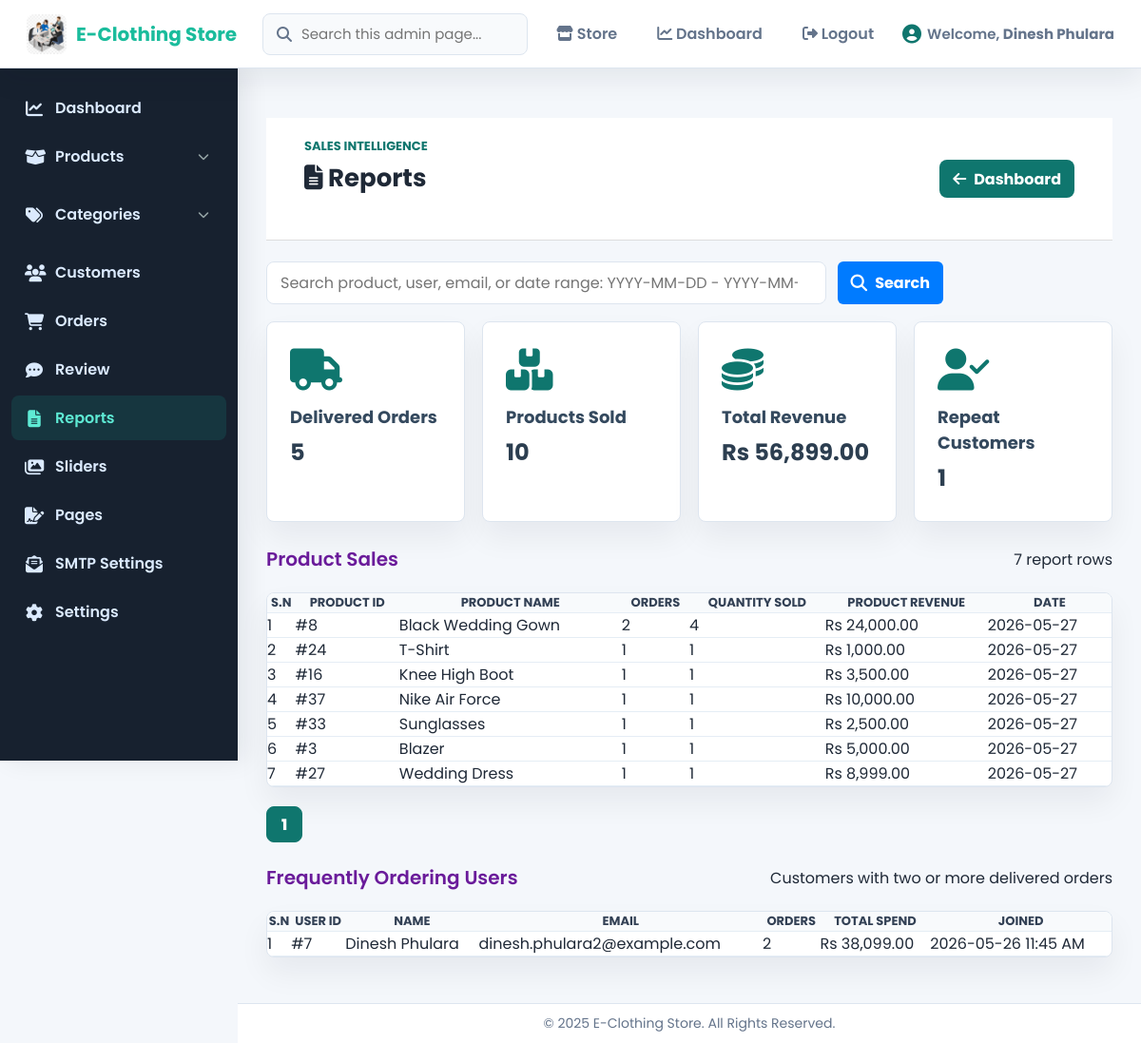
/Admin/report.php (signed in), run on the app's committed database.
### tables this page shows
CREATE TABLE `store_settings` (
  `id` int NOT NULL AUTO_INCREMENT,
  `store_name` varchar(255) NOT NULL,
  `store_logo` varchar(255) DEFAULT NULL,
  `contact_number` varchar(50) DEFAULT NULL,
  `store_email` varchar(255) DEFAULT NULL,
  `store_address` varchar(255) DEFAULT NULL,
  `store_information` text,
  `established_date` varchar(50) DEFAULT NULL,
  `currency_code` varchar(10) NOT NULL DEFAULT 'NPR',
  `currency_symbol` varchar(20) NOT NULL DEFAULT 'Rs',
  PRIMARY KEY (`id`)
);

CREATE TABLE `product` (
  `id` int NOT NULL AUTO_INCREMENT,
  `name` varchar(100) DEFAULT NULL,
  `description` text,
  `price` decimal(10,2) DEFAULT NULL,
  `quantity` int DEFAULT NULL,
  `sku` varchar(100) DEFAULT NULL,
  `category_id` int DEFAULT NULL,
  `image` varchar(255) DEFAULT NULL,
  `created_at` datetime DEFAULT CURRENT_TIMESTAMP,
  `deleted_at` datetime DEFAULT NULL,
  PRIMARY KEY (`id`),
  KEY `category_id` (`category_id`),
  CONSTRAINT `product_ibfk_1` FOREIGN KEY (`category_id`) REFERENCES `category` (`id`) ON DELETE CASCADE
);

CREATE TABLE `users` (
  `id` int NOT NULL AUTO_INCREMENT,
  `name` varchar(200) NOT NULL,
  `email` varchar(100) NOT NULL,
  `password` varchar(255) NOT NULL,
  `image` varchar(255) DEFAULT NULL,
  `user_type` varchar(50) DEFAULT 'user',
  `created_at` datetime DEFAULT CURRENT_TIMESTAMP,
  `deleted_at` datetime DEFAULT NULL,
  PRIMARY KEY (`id`),
  UNIQUE KEY `email` (`email`)
);

### Admin/report.php (the view, shortened to what the rows shown need)
<?php
include '../includes/header.php';
$limit = 8;
$page = max(1, (int) ($_GET['page'] ?? 1));
$offset = ($page - 1) * $limit;
$where = "WHERE LOWER(o.order_status) = 'delivered' AND o.deleted_at IS NULL";
$reportSql = "
    SELECT
        p.id AS product_id,
        p.name AS product_name,
        DATE(o.created_at) AS ordered_date,
        COUNT(DISTINCT o.id) AS order_count,
        SUM(od.quantity) AS total_quantity,
        SUM(od.quantity * od.unit_price) AS product_revenue
    FROM orderdetail od
    JOIN product p ON od.product_id = p.id
    JOIN orders o ON od.order_id = o.id
    JOIN users u ON o.user_id = u.id
    $where
    GROUP BY p.id, p.name, DATE(o.created_at)
    ORDER BY ordered_date DESC, total_quantity DESC
    LIMIT $offset, $limit";
$result = mysqli_query($con, $reportSql);
$revenueSql = "
    SELECT COALESCE(SUM(order_total), 0) AS total_revenue
    FROM (
        SELECT o.id, COALESCE(SUM(od.quantity * od.unit_price), 0) + COALESCE(o.shipping_charge, 0) AS order_total
        FROM orders o
        LEFT JOIN orderdetail od ON od.order_id = o.id AND od.deleted_at IS NULL
        LEFT JOIN product p ON od.product_id = p.id
        LEFT JOIN users u ON o.user_id = u.id
        $where
        GROUP BY o.id, o.shipping_charge
    ) order_totals";
$totalRevenue = (float) (mysqli_fetch_assoc(mysqli_query($con, $revenueSql))['total_revenue'] ?? 0);
$freqUserSql = "
    SELECT
        u.id,
        u.name,
        u.email,
        u.created_at,
        COUNT(order_totals.order_id) AS total_orders,
        SUM(order_totals.order_total) AS total_price
    FROM users u
    JOIN (
        SELECT o.id AS order_id, o.user_id, COALESCE(SUM(od.unit_price * od.quantity), 0) + COALESCE(o.shipping_charge, 0) AS order_total
        FROM orders o
        LEFT JOIN orderdetail od ON od.order_id = o.id AND od.deleted_at IS NULL
        WHERE LOWER(o.order_status) = 'delivered' AND o.deleted_at IS NULL
        GROUP BY o.id, o.user_id, o.shipping_charge
    ) order_totals ON order_totals.user_id = u.id
    WHERE u.deleted_at IS NULL
    GROUP BY u.id, u.name, u.email, u.created_at
    HAVING total_orders >= 2
    ORDER BY total_orders DESC, total_price DESC";
$freqUserResult = mysqli_query($con, $freqUserSql);
$frequentUsers = [];
while ($freqUserResult && $user = mysqli_fetch_assoc($freqUserResult)) {
    $frequentUsers[] = $user;
}
?>
<section class="dashboard-content">
    <header class="page-header dashboard-heading">
        <div>
            <h1><i class="fas fa-file-alt"></i> Reports</h1>
        </div>
    </header>
            <p><?= money($totalRevenue, $con) ?></p>
    <section class="dashboard-panel">
        <div class="panel-title">
            <h2>Product Sales</h2>
        </div>
        <div class="table-container" role="region">
            <table id="productReportTable" class="report-table report-filterable">
                <thead>
                    <tr>
                        <th>S.N</th>
                        <th>Product ID</th>
                        <th>Product Name</th>
                        <th>Orders</th>
                        <th>Quantity Sold</th>
                        <th>Product Revenue</th>
                        <th>Date</th>
                    </tr>
                </thead>
                <tbody>
                    <?php if ($result && mysqli_num_rows($result) > 0): ?>
                        <?php $sn = $offset + 1; ?>
                        <?php while ($row = mysqli_fetch_assoc($result)): ?>
                            <tr>
                                <td><?= $sn++ ?></td>
                                <td>#<?= (int) $row['product_id'] ?></td>
                                <td><?= htmlspecialchars($row['product_name']) ?></td>
                                <td><?= (int) $row['order_count'] ?></td>
                                <td><?= (int) $row['total_quantity'] ?></td>
                                <td><?= money((float) $row['product_revenue'], $con) ?></td>
                                <td><?= date('Y-m-d', strtotime($row['ordered_date'])) ?></td>
                            </tr>
                        <?php endwhile; ?>
                    <?php else: ?>
                        <tr><td colspan="7" class="text-center text-muted">No report records found.</td></tr>
                    <?php endif; ?>
                </tbody>
            </table>
        </div>
    </section>
    <section class="dashboard-panel">
        <div class="panel-title">
            <h2>Frequently Ordering Users</h2>
        </div>
        <div class="table-container" role="region">
            <table id="frequentUsersTable" class="report-table report-filterable">
                <thead>
                    <tr>
                        <th>S.N</th>
                        <th>User ID</th>
                        <th>Name</th>
                        <th>Email</th>
                        <th>Orders</th>
                        <th>Total Spend</th>
                        <th>Joined</th>
                    </tr>
                </thead>
                <tbody>
                    <?php if (!empty($frequentUsers)): ?>
                        <?php foreach ($frequentUsers as $index => $user): ?>
                            <tr>
                                <td><?= $index + 1 ?></td>
                                <td>#<?= (int) $user['id'] ?></td>
                                <td><?= htmlspecialchars($user['name']) ?></td>
                                <td><?= htmlspecialchars($user['email']) ?></td>
                                <td><?= (int) $user['total_orders'] ?></td>
                                <td><?= money((float) $user['total_price'], $con) ?></td>
                                <td><?= date('Y-m-d h:i A', strtotime($user['created_at'])) ?></td>
                            </tr>
                        <?php endforeach; ?>
                    <?php else: ?>
                        <tr><td colspan="7" class="text-center text-muted">No frequent users found.</td></tr>
                    <?php endif; ?>
                </tbody>
            </table>
        </div>
    </section>
</section>
<?php include '../includes/footer.php'; ?>

### includes/header.php (shortened to what the rows shown need)
<?php
require_once __DIR__ . '/store.php';
$con = require_admin(null, '../Admin/Adminlogin.php');
$storeSettings = get_store_settings($con);
$storeName = $storeSettings['store_name'] ?? "E-Clothing Store";
$storeLogo = $storeSettings['store_logo'] ?? null;
?>
<!DOCTYPE html>
<html lang="en">
<head>
    <link rel="stylesheet" href="../assets/css/Admindashboard.css" />
    <link rel="stylesheet" href="../assets/css/add_product.css" />
    <link rel="stylesheet" href="../assets/css/view_product.css" />
    <link rel="stylesheet" href="../assets/css/edit_product.css" />
    <link rel="stylesheet" href="../assets/css/customers.css" />
    <link rel="stylesheet" href="../assets/css/admin-modern.css" />
    <link rel="stylesheet" href="https://cdnjs.cloudflare.com/ajax/libs/font-awesome/6.4.0/css/all.min.css" />
</head>
<body>
    <header class="topnav admin-topbar">
        <a class="logo admin-brand" href="../Admin/Admindashboard.php" aria-label="Admin dashboard">
            <?php if ($storeLogo): ?>
                <img src="../assets/images/<?= htmlspecialchars($storeLogo) ?>"
                    alt="<?= htmlspecialchars($storeName) ?> Logo"
                    class="admin-brand-logo">
            <?php else: ?>
                <i class="fas fa-tshirt"></i>
            <?php endif; ?>
            <span><?= htmlspecialchars($storeName) ?></span>
        </a>
    </header>
    <main class="main-content">

### data on the page
store_settings: store_logo (picture), store_name "E-Clothing Store"
product: id "8", name "Black Wedding Gown", order_count "2", total_quantity "4", product_revenue "Rs 24,000.00", ordered_date "2026-05-27"
product: id "24", name "T-Shirt", order_count "1", total_quantity "1", product_revenue "Rs 1,000.00", ordered_date "2026-05-27"
product: id "16", name "Knee High Boot", order_count "1", total_quantity "1", product_revenue "Rs 3,500.00", ordered_date "2026-05-27"
product: id "37", name "Nike Air Force", order_count "1", total_quantity "1", product_revenue "Rs 10,000.00", ordered_date "2026-05-27"
product: id "33", name "Sunglasses", order_count "1", total_quantity "1", product_revenue "Rs 2,500.00", ordered_date "2026-05-27"
product: id "3", name "Blazer", order_count "1", total_quantity "1", product_revenue "Rs 5,000.00", ordered_date "2026-05-27"
product: id "27", name "Wedding Dress", order_count "1", total_quantity "1", product_revenue "Rs 8,999.00", ordered_date "2026-05-27"
users: id "7", name "Dinesh Phulara", email "dinesh.phulara2@example.com", total_orders "2", total_price "Rs 38,099.00", created_at "2026-05-26 11:45 AM"

### other printed values
$adminName "Dinesh Phulara"
$summary['delivered_orders'] "5"
$summary['products_sold'] "10"
money($totalRevenue, $con) "Rs 56,899.00"
count($frequentUsers) "1"
$totalRecords "7"
